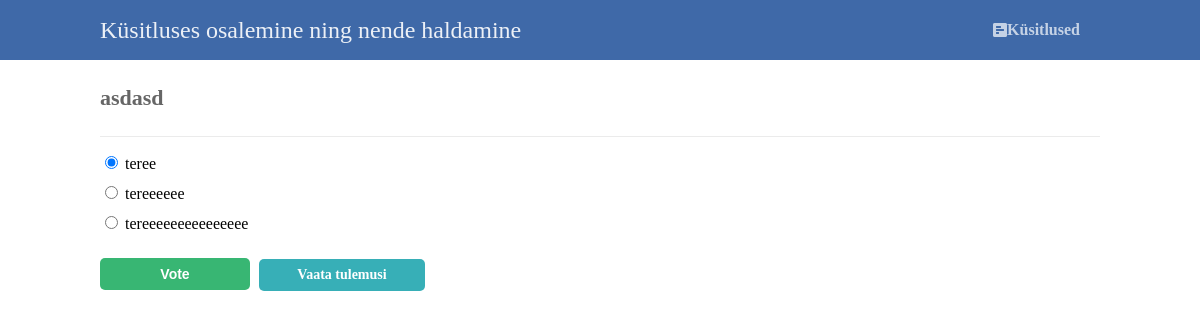
Page /vote.php?id=8 on the committed database.
### tables this page shows
CREATE TABLE `polls` (
  `id` int(11) NOT NULL,
  `title` text NOT NULL,
  `description` text NOT NULL
);

CREATE TABLE `poll_answers` (
  `id` int(11) NOT NULL,
  `poll_id` int(11) NOT NULL,
  `title` text NOT NULL,
  `votes` int(11) NOT NULL DEFAULT 0
);

### vote.php (the view, shortened to what this page needs)
<?php
$pdo = pdo_connect_mysql();
if (isset($_GET['id'])) {
    $stmt = $pdo->prepare('SELECT * FROM polls WHERE id = ?');
    $stmt->execute([ $_GET['id'] ]);
    $poll = $stmt->fetch(PDO::FETCH_ASSOC);
    if ($poll) {
        $stmt = $pdo->prepare('SELECT * FROM poll_answers WHERE poll_id = ?');
        $stmt->execute([ $_GET['id'] ]);
        $poll_answers = $stmt->fetchAll(PDO::FETCH_ASSOC);
    } else {
        exit('Poll with that ID does not exist.');
    }
} else {
    exit('No poll ID specified.');
}
?>
<?php require 'templates/header.php' ?>
<div class="content poll-vote">
	<h2><?=$poll['title']?></h2>
    <form action="vote.php?id=<?=$_GET['id']?>" method="post">
        <?php for ($i = 0; $i < count($poll_answers); $i++): ?>
        <label>
            <input type="radio" name="poll_answer" value="<?=$poll_answers[$i]['id']?>"<?=$i == 0 ? ' checked' : ''?>>
            <?=$poll_answers[$i]['title']?>
        </label>
        <?php endfor; ?>
        <div>
            <input type="submit" value="Vote">
            <a href="result.php?id=<?=$poll['id']?>">Vaata tulemusi</a>
        </div>
    </form>
</div>

### templates/header.php (style rules this page uses)
body { background-color: #FFFFFF; margin: 0; }

### vote.php (style rules this page uses)
.content { width: 1000px; margin: 0 auto; }
.content h2 { margin: 0; padding: 25px 0; font-size: 22px; border-bottom: 1px solid #ebebeb; color: #666666; }
.poll-vote form { display: flex; flex-flow: column; }
.poll-vote form label { padding-bottom: 10px; }
.poll-vote form input[type="submit"], .poll-vote form a { display: inline-block; padding: 8px; border-radius: 5px; background-color: #38b673; border: 0; font-weight: bold; font-size: 14px; color: #FFFFFF; cursor: pointer; width: 150px; margin-top: 15px; }
.poll-vote form a { text-align: center; text-decoration: none; background-color: #37afb7; margin-left: 5px; }

### rows in the picture
polls: title "asdasd"
poll_answers: title "teree"
poll_answers: title "tereeeeee"
poll_answers: title "tereeeeeeeeeeeeeee"
